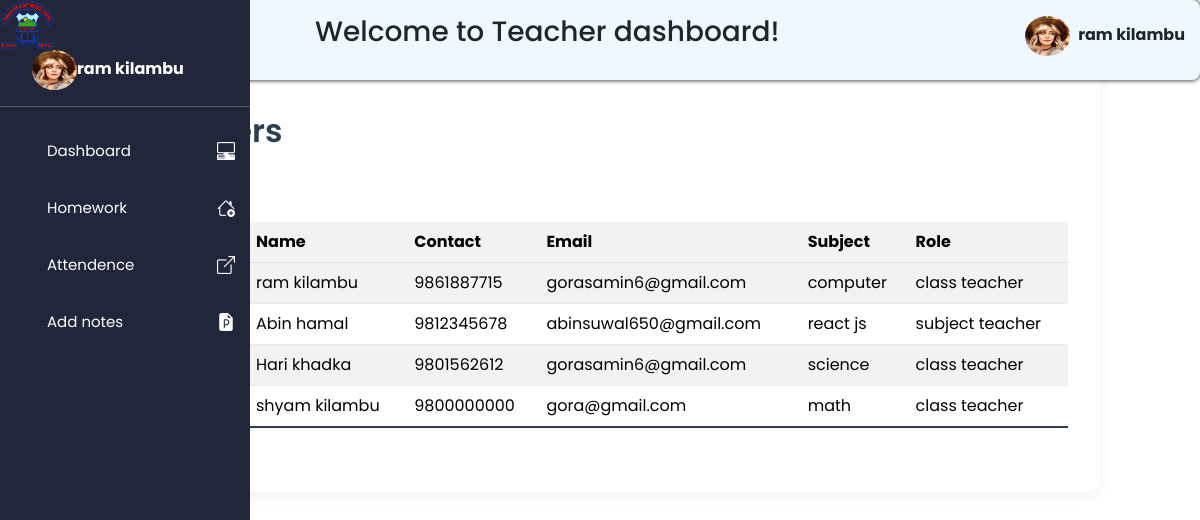
/user/teachers/view-teacher.php (signed in), run on the app's committed database.
### tables this page shows
CREATE TABLE `teachers` (
  `T_id` int(11) NOT NULL AUTO_INCREMENT,
  `Name` varchar(255) NOT NULL,
  `Contact` varchar(20) NOT NULL,
  `Email` varchar(255) NOT NULL,
  `subject` varchar(255) NOT NULL,
  `Role` varchar(50) NOT NULL,
  `username` varchar(255) NOT NULL,
  `password` varchar(255) NOT NULL,
  `image` varchar(255) DEFAULT NULL,
  PRIMARY KEY (`T_id`)
);

### user/teachers/view-teacher.php (the view, shortened to what this page needs)
<?php
include_once('../../connection.php');
?>
<!DOCTYPE html>
<html lang="en">
<head>
    <link rel="stylesheet" href="/studentmgt/admin/css/bootstrap.min.css">
    <link rel="stylesheet" href="/studentmgt/admin/css/add-students.css">
</head>
<body>
  <?php include'includes/sidebar.php'?>
  <div class="table-data">
    <h2>Teachers</h2>
    <div class="table">
    <table class="table table-striped"  style="border-collapse:collapse;">
        <tr>
            <th>Teacher Id</th>
            <th> Name</th>
            <th>Contact</th>
            <th>Email</th>
            <th>Subject</th>
            <th>Role</th>
        <tr>
        <?php
      $records = mysqli_query($conn,
      "SELECT T_id, Name, Contact,Email, subject, Role from teachers");
        while ($row = mysqli_fetch_assoc($records)) {
        echo '<tr>
        <td>'.$row['T_id'].'</td>
         <td>'.$row['Name'].'</td>
         <td> '.$row['Contact'].' </td>
         <td> '.$row['Email'].' </td>
         <td>'.$row['subject'].'</td>
         <td>'.$row['Role'].'</td>
        </tr>';
        }
        ?>
        </tr>
    </table>
    </div>
    </div>
</body>
</html>

### user/teachers/includes/sidebar.php (shortened to what this page needs)
<?php
include '../../connection.php';
$id=$_SESSION['teacher_id'];
?>
<!DOCTYPE html>
<html lang="en">
<head>
  <link rel="stylesheet" href="/studentmgt/user/teachers/css/style.css">
   <link rel="stylesheet" href="/studentmgt/css/bootstrap.min.css">
    <link rel="stylesheet" href="/studentmgt/css/bootstrap-icons.min.css">
</head>
<body>
<header>
   <?php
  $sql="SELECT * from teachers where T_id=$id";
  $result=mysqli_query($conn,$sql);
  while($row=mysqli_fetch_assoc($result)){
   $name=$row['Name'];
  if(!empty($row['image'])){
  $img = '../../admin/'.$row['image'];
  }
  }
  ?>
  <div class="head">
    <h3>Welcome to Teacher dashboard!</h3>
    <div >
    <img id="profile" class="profile-img" src="<?php echo "$img" ?>"><strong><?php echo $name ?> </strong>
    </div>
  </div>
</header>
<aside id="sidebar">
  <div class="head">
   <img src="../../images/logo.png" alt="" class="logo">
  </div>
  <div class="profile">
    <img class="profile-img" src="<?php echo "$img"?>"><strong><?php echo $name ?> </strong>
 </div>
 <hr>
  <div class="sidebar-link">
  <ul>
  <li><a href="dashboard.php">Dashboard</a><i class="bi bi-pc-display-horizontal"></i></li>
       <li id="homework">
        <a href="">Homework</a><i class="bi bi-house-add"></i></i></li>
        <li><a href="attendence.php">Attendence</a><i class="bi bi-box-arrow-up-right"></i></li>
        <li><a href="notes.php">Add notes</a><i class="bi bi-file-earmark-ppt-fill"></i></li>
  </ul>
  </div>
</aside>
</body>
</html>

### admin/css/add-students.css (style rules this page uses)
:root { --primary: #2c3e50; --secondary: #34495e; --accent: #3498db; --success: #2ecc71; --danger: #e74c3c; --light: #f8f9fa; --dark: #343a40; --border-color: #e9ecef; --shadow: 0 5px 15px rgba(0, 0, 0, 0.05); }
* { padding: 0; margin: 0; box-sizing: border-box; font-family: 'Poppins', sans-serif; }
body { background-color: #f4f6f9; color: var(--dark); }
.add-students h2, .add-teacher h2, .add-class h2, .add-notice h2, .add-result h2, .add-homework h2, .table-data h2 { color: var(--primary); margin-bottom: 2rem; font-weight: 600; position: relative; padding-bottom: 0.5rem; }
.add-students h2::after, .add-teacher h2::after, .add-class h2::after, .add-notice h2::after, .table-data h2::after { content: ''; position: absolute; bottom: 0; left: 50%; transform: translateX(-50%); width: 60px; height: 3px; background: var(--accent); border-radius: 2px; }
.table-data h2 { margin-top: 80px; text-align: left; }
.table-data h2::after { left: 0; transform: none; }
.table-data { background: white; padding: 2em; border-radius: 12px; box-shadow: var(--shadow); margin:0 auto; max-width:1000px; width: 100%; }
.table { margin:2em auto ; overflow-x: auto; overflow-y: auto; }
table { width: 100%; border-collapse: collapse; margin-top: 1rem; }
table th, table td { padding: 1rem; border-bottom: 1px solid var(--border-color); }
table tbody tr { transition: all 0.2s ease; }
table tbody tr:last-of-type td { border-bottom: 2px solid var(--primary); }

### user/teachers/css/style.css (style rules this page uses)
* { padding: 0px; margin: 0px; box-sizing: 0px; }
header { background-color: aliceblue; height: 5em; width: 100%; border-radius: 8px; box-shadow: 0 0 5px black; position: fixed; top: 0; left: 0; z-index: 1000; }
header .head { padding: 15px; display: flex; justify-content: space-between; align-items: center; text-align: center; }
header h3 { margin-left: 300px; }
header .profile-img { border-radius: 50%; width: 45px; height: 40px; margin-right: 0.5em; position: relative; }
aside .profile-img { border-radius: 50%; width: 45px; height: 40px; margin-left: 2em; }
aside { background-color: rgb(34, 38, 59); top: 0px; left: 0px; width: 250px; height: 100%; position: fixed; color: white; display: block; transition: left 0.3s ease; z-index: 1002; }
aside .head { display: flex; justify-content: space-between; }
aside .logo { width: 55px; height: 50px; }
.sidebar-link .bi { font-size: 18px; }
li { display: flex; justify-content: space-between; align-items: center; }
aside ul { list-style: none; text-decoration: none; margin-top: auto; }
aside ul li { padding: 15px; }
aside ul a { text-decoration: none; color: white; font-size: 15px; }

### data on the page
teachers: image (picture), Name "ram kilambu", Contact "9861887715", Email "gorasamin6@gmail.com", subject "computer", Role "class teacher"
teachers: Name "Abin hamal", Contact "9812345678", Email "abinsuwal650@gmail.com", subject "react js", Role "subject teacher"
teachers: Name "Hari khadka", Contact "9801562612", Email "gorasamin6@gmail.com", subject "science", Role "class teacher"
teachers: Name "shyam kilambu", Contact "9800000000", Email "gora@gmail.com", subject "math", Role "class teacher"
